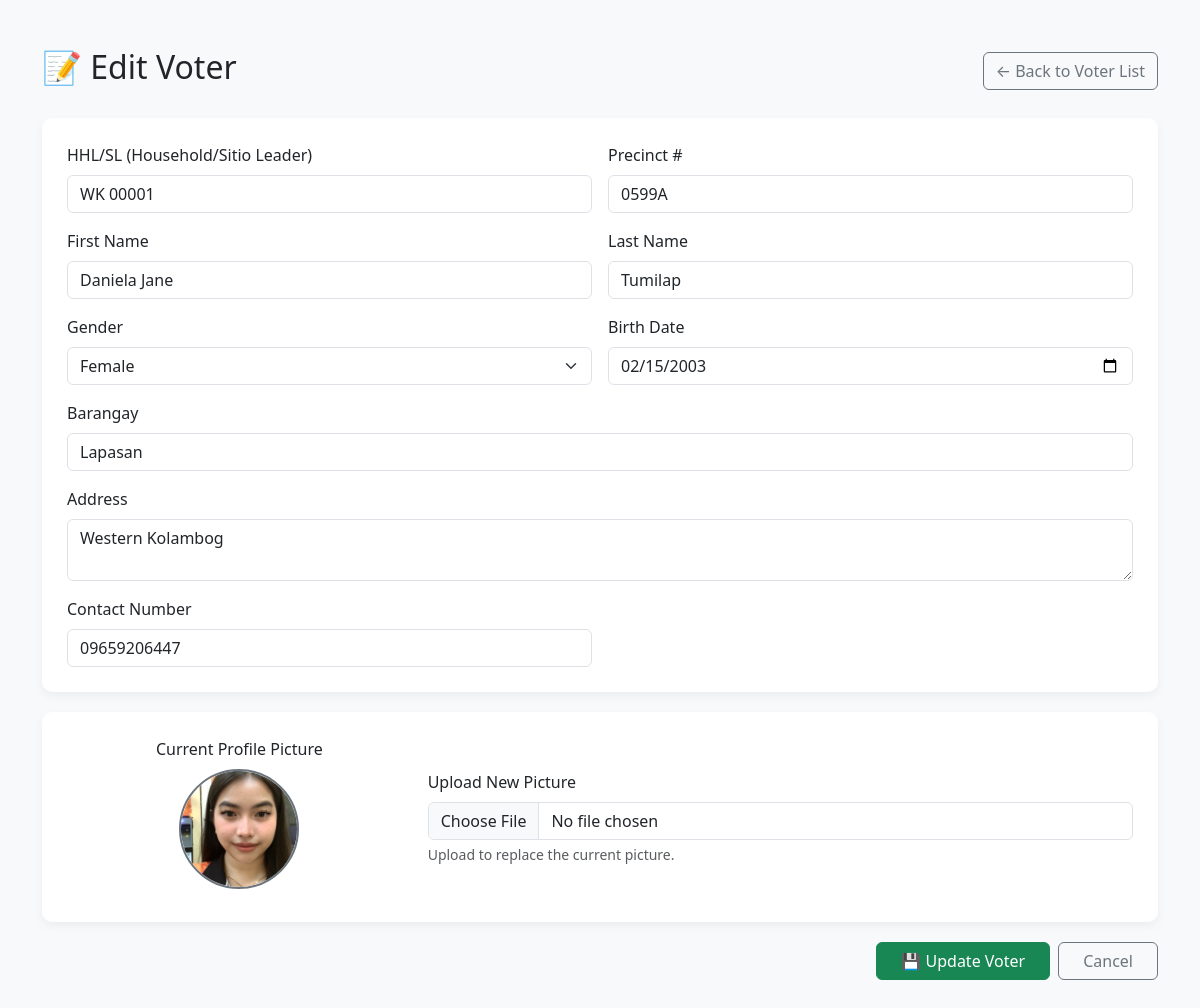
/edit_voter.php?id=5 (signed in), run on the app's committed database.
### tables this page shows
CREATE TABLE `voters` (
  `id` int(11) NOT NULL,
  `hhlsl` varchar(50) NOT NULL,
  `first_name` varchar(100) DEFAULT NULL,
  `last_name` varchar(100) DEFAULT NULL,
  `gender` enum('Male','Female') DEFAULT NULL,
  `birth_date` date DEFAULT NULL,
  `barangay` varchar(100) DEFAULT NULL,
  `precinct_number` varchar(50) DEFAULT NULL,
  `address` text DEFAULT NULL,
  `contact_number` varchar(20) DEFAULT NULL,
  `created_at` timestamp NOT NULL DEFAULT current_timestamp(),
  `profile_pic` varchar(255) DEFAULT NULL
);

### edit_voter.php (the view, shortened to what this page needs)
<?php
require 'db.php';
$id = $_GET['id'] ?? null;
$stmt = $pdo->prepare("SELECT * FROM voters WHERE id = ?");
$stmt->execute([$id]);
$voter = $stmt->fetch();
?>
<!DOCTYPE html>
<html lang="en">
<head>
    <link href="https://cdn.jsdelivr.net/npm/bootstrap@5.3.0/dist/css/bootstrap.min.css" rel="stylesheet">
</head>
<body class="bg-light">
<div class="container py-5">
    <div class="d-flex justify-content-between align-items-center mb-4">
        <h2>📝 Edit Voter</h2>
        <a href="voters.php" class="btn btn-outline-secondary">← Back to Voter List</a>
    </div>
    <form method="post" enctype="multipart/form-data">
        <div class="form-section">
            <div class="row g-3">
                <div class="col-md-6">
                    <label class="form-label">HHL/SL (Household/Sitio Leader)</label>
                    <input type="text" name="hhlsl" value="<?= htmlspecialchars($voter['hhlsl']) ?>" class="form-control" required>
                </div>
                <div class="col-md-6">
                    <label class="form-label">Precinct #</label>
                    <input type="text" name="precinct_number" value="<?= htmlspecialchars($voter['precinct_number']) ?>" class="form-control" required>
                </div>
                <div class="col-md-6">
                    <label class="form-label">First Name</label>
                    <input type="text" name="first_name" value="<?= htmlspecialchars($voter['first_name']) ?>" class="form-control" required>
                </div>
                <div class="col-md-6">
                    <label class="form-label">Last Name</label>
                    <input type="text" name="last_name" value="<?= htmlspecialchars($voter['last_name']) ?>" class="form-control" required>
                </div>
                <div class="col-md-6">
                    <label class="form-label">Gender</label>
                    <select name="gender" class="form-select" required>
                        <option <?= $voter['gender'] == 'Female' ? 'selected' : '' ?>>Female</option>
                    </select>
                </div>
                <div class="col-md-6">
                    <label class="form-label">Birth Date</label>
                    <input type="date" name="birth_date" value="<?= htmlspecialchars($voter['birth_date']) ?>" class="form-control" required>
                </div>
                <div class="col-md-12">
                    <label class="form-label">Barangay</label>
                    <input type="text" name="barangay" value="<?= htmlspecialchars($voter['barangay']) ?>" class="form-control" required>
                </div>
                <div class="col-md-12">
                    <label class="form-label">Address</label>
                    <textarea name="address" class="form-control" rows="2" required><?= htmlspecialchars($voter['address']) ?></textarea>
                </div>
                <div class="col-md-6">
                    <label class="form-label">Contact Number</label>
                    <input type="text" name="contact_number" value="<?= htmlspecialchars($voter['contact_number']) ?>" class="form-control">
                </div>
            </div>
        </div>
        <div class="form-section">
            <div class="row g-3 align-items-center">
                <div class="col-md-4 text-center">
                    <label class="form-label d-block">Current Profile Picture</label>
                    <?php if ($voter['profile_pic'] && file_exists('uploads/' . $voter['profile_pic'])): ?>
                        <img src="uploads/<?= htmlspecialchars($voter['profile_pic']) ?>" class="profile-pic mb-2" alt="Profile Picture">
                    <?php else: ?>
                        <p class="text-muted">No profile picture uploaded.</p>
                    <?php endif; ?>
                </div>
                <div class="col-md-8">
                    <label class="form-label">Upload New Picture</label>
                    <input type="file" name="profile_pic" class="form-control" accept="image/*">
                    <div class="form-text">Upload to replace the current picture.</div>
                </div>
            </div>
        </div>
        <div class="d-grid gap-2 d-md-flex justify-content-md-end">
            <button type="submit" class="btn btn-success px-4">💾 Update Voter</button>
            <a href="voters.php" class="btn btn-outline-secondary px-4">Cancel</a>
        </div>
    </form>
</div>
</body>
</html>

### edit_voter.php (style rules this page uses)
.profile-pic { width: 120px; height: 120px; object-fit: cover; border-radius: 50%; border: 2px solid #6c757d; }
.form-section { background-color: #ffffff; border-radius: 10px; box-shadow: 0 4px 10px rgba(0, 0, 0, 0.05); padding: 25px; margin-bottom: 20px; }

### data on the page
voters: hhlsl "WK 00001", precinct_number "0599A", first_name "Daniela Jane", last_name "Tumilap", gender "Female", birth_date "02/15/2003", barangay "Lapasan", address "Western Kolambog", contact_number "09659206447", profile_pic (picture)
